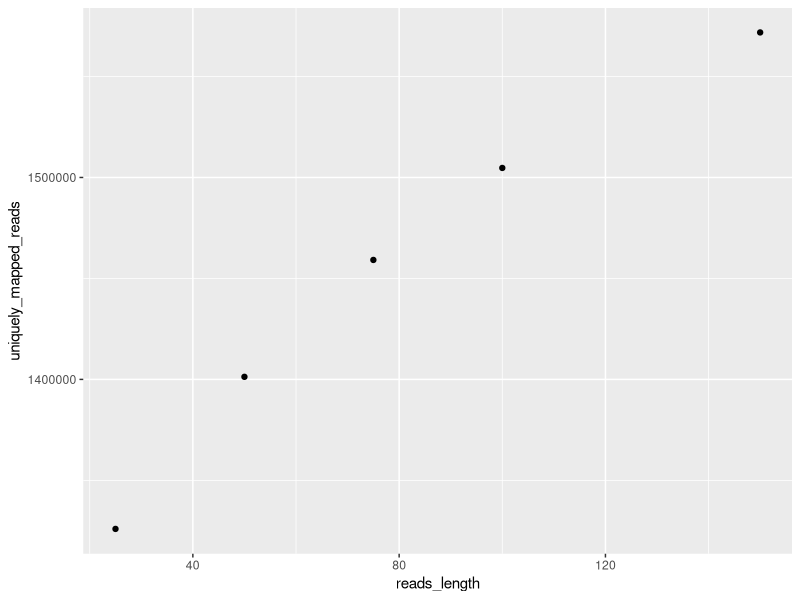
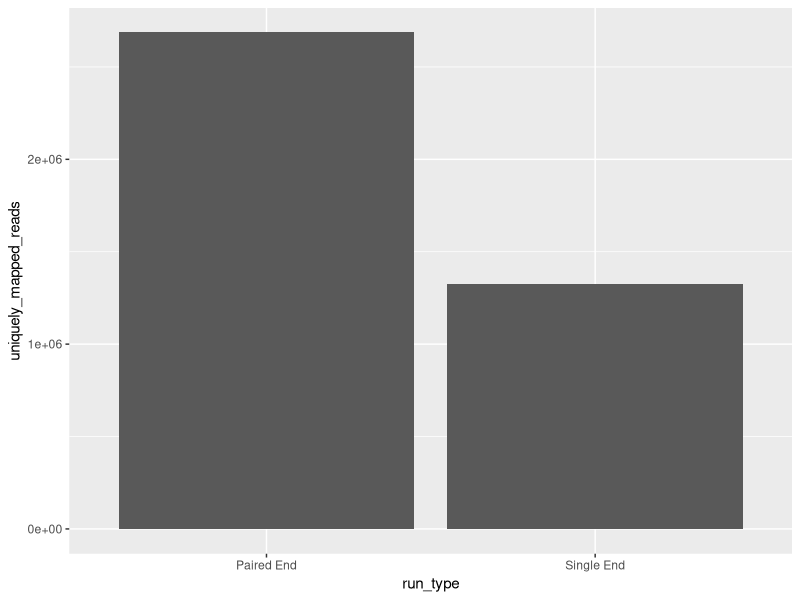

Source code (R) for these figures, in order:
## ---- chunk 1
# First, we create a dataframe with two columns, one (reads_length) for the different read lengths and another (uniquely_mapped_reads for the number of uniquely mapped reads
library(ggplot2)
#?# Substitute the sequence lengths with their respective number of uniquely mapped reads, that you got from sambamba view: - 1 pt


length_mapped_reads.df <- data.frame(reads_length=c(150,100,75,50,25),
                          uniquely_mapped_reads=c(1571825,1504718,1459162,1401280, 1325968))## Here
## If you don't have it already, install the "ggplot2" package on your Rstudio 
## Go to packages on the bottom left part of the screen --> install --> type: ggplot2
## Accept to install the required dependencies :) 
                    
#?# Create a scatterplot using ggplot2 - 2 pt
ggplot(data = length_mapped_reads.df) + 
  geom_point(mapping = aes(x = reads_length, y = uniquely_mapped_reads))


## Use the reads_length for the x axis, uniquely_mapped_reads for the y axis; 
## Use the number of uniqquely mapped reads for the y axis
## Tips:
## You can look for tutorials on the internet, or use ggplot2's help to learn how to do this. 
## To search for help on a function, use the ? command. For instance: 
?geom_point
## ---- chunk 2
## First, we create a dataframe with two columns, one (run_type) for the different run types and another (uniquely_mapped_reads for the number of uniquely mapped reads.
#?# Substitute the SE and PE with their respective number of uniquely mapped reads that you got from sambamba view: - 1 pt
sequence_run.df <- data.frame(run_type=c("Single End", "Paired End"),
                             uniquely_mapped_reads=c(1325968,2686693))
#?# Using ggplot, create a barplot that shows the different number of uniquely mapped reads between the two run types: - 2 pt

ggplot(data = sequence_run.df, mapping = aes(x = run_type, y = uniquely_mapped_reads)) + 
  geom_bar(stat="identity")

## Use the run_type in the x-axis
## Use the uniquely_mapped_reads in the y-axis
#?# Does the run type makes a difference? If there is, is it large? - 1 pt

#Yes, the run type does make a difference. There are approximately double the 
#number of uniquely mapped reads for paired versus single end analysis, which I 
#would say is large. The approximate doubling of number of uniquely mapped reads 
# is actually a result of the fact that both ends of a given fragment are being 
#sequenced, so you end up having two reads per fragments in the sequence.


#?# In your own words explain the difference between SE and PE read alignment. - 1 pt




#?# Given that the 50 bp reads (from last graph) contain the same number of bases as two 25 bp reads (25 bp PE; 25+25=50), why are the number of uniquely mapping reads different between these two? Which has more? Why do you think this is? - 3 pts

#between the two, there would be more uniquely mapping reads for the paired end 
#reads versus the single end reads. This is because when you're working with paired
#end reads, in addition to doubling the number of reads that you see, you also 
#are able get data on repetitive regions of genome, as well as data on other
#genomic rearrangements. 


